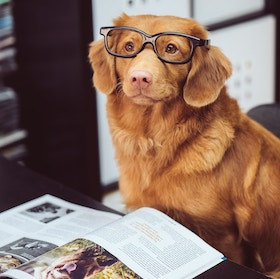
#> input picture opencv_avodha/dog.jpg, 280 x 279 px
$ python shape.py
#> lines starting #> are read from the running program, lines starting #| are printed output that depends on the picture
import cv2
img=cv2.imread('dog.jpg',1)
#> img is the input picture: shape (279, 280, 3); mean B, G, R 100, 111.8, 138

cv2.line(img,(0,0),(200,200),(255,0,0),5)
cv2.rectangle(img,(0,0),(200,200),(60, 179, 113),5)
cv2.circle(img,(100,100),50,(238, 130, 238),-1)
font=cv2.FONT_HERSHEY_SIMPLEX
fontColor=(106, 90, 205)
lineType=cv2.LINE_AA
cv2.putText(img,"Hello",(1,270),font,2,fontColor,lineType,2)
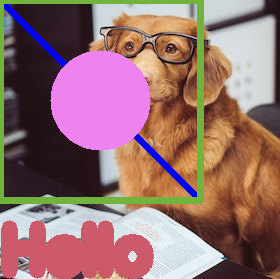
#> img: shape (279, 280, 3); mean B, G, R 111.9, 111.9, 149
cv2.imshow('dog with shapes',img)
cv2.waitKey(10000)
cv2.destroyAllWindows()
